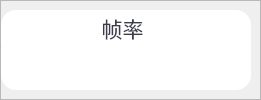
                 <widget class="QFrame" name="frame_8">
                  <property name="frameShape">
                   <enum>QFrame::Shape::StyledPanel</enum>
                  </property>
                  <property name="frameShadow">
                   <enum>QFrame::Shadow::Raised</enum>
                  </property>
                  <layout class="QHBoxLayout" name="horizontalLayout_24">
                   <property name="spacing">
                    <number>6</number>
                   </property>
                   <property name="leftMargin">
                    <number>0</number>
                   </property>
                   <property name="topMargin">
                    <number>9</number>
                   </property>
                   <property name="rightMargin">
                    <number>9</number>
                   </property>
                   <property name="bottomMargin">
                    <number>9</number>
                   </property>
                   <item>
                    <widget class="QFrame" name="Fps_QF">
                     <property name="minimumSize">
                      <size>
                       <width>250</width>
                       <height>80</height>
                      </size>
                     </property>
                     <property name="maximumSize">
                      <size>
                       <width>250</width>
                       <height>80</height>
                      </size>
                     </property>
                     <property name="toolTipDuration">
                      <number>0</number>
                     </property>
                     <property name="styleSheet">
                      <string notr="true">QFrame#Fps_QF{
color: rgb(255, 255, 255);
border-radius: 15px;
background-color: #ffffff;
}
</string>
                     </property>
                     <property name="frameShape">
                      <enum>QFrame::Shape::StyledPanel</enum>
                     </property>
                     <property name="frameShadow">
                      <enum>QFrame::Shadow::Raised</enum>
                     </property>
                     <layout class="QVBoxLayout" name="verticalLayout_11" stretch="0,2,1">
                      <property name="spacing">
                       <number>0</number>
                      </property>
                      <property name="leftMargin">
                       <number>0</number>
                      </property>
                      <property name="topMargin">
                       <number>0</number>
                      </property>
                      <property name="rightMargin">
                       <number>0</number>
                      </property>
                      <property name="bottomMargin">
                       <number>0</number>
                      </property>
                      <item>
                       <widget class="QFrame" name="Fps_top">
                        <property name="styleSheet">
                         <string notr="true">border:none</string>
                        </property>
                        <property name="frameShape">
                         <enum>QFrame::Shape::StyledPanel</enum>
                        </property>
                        <property name="frameShadow">
                         <enum>QFrame::Shadow::Raised</enum>
                        </property>
                        <layout class="QHBoxLayout" name="horizontalLayout_10">
                         <property name="spacing">
                          <number>0</number>
                         </property>
                         <property name="leftMargin">
                          <number>0</number>
                         </property>
                         <property name="topMargin">
                          <number>3</number>
                         </property>
                         <property name="rightMargin">
                          <number>7</number>
                         </property>
                         <property name="bottomMargin">
                          <number>3</number>
                         </property>
                         <item>
                          <widget class="QLabel" name="label_7">
                           <property name="maximumSize">
                            <size>
                             <width>16777215</width>
                             <height>30</height>
                            </size>
                           </property>
                           <property name="font">
                            <font>
                             <family>华文中宋</family>
                             <pointsize>16</pointsize>
                             <italic>false</italic>
                             <bold>false</bold>
                            </font>
                           </property>
                           <property name="styleSheet">
                            <string notr="true">color: #3b3c50;
text-align:center;
font: 16pt &quot;华文中宋&quot;;</string>
                           </property>
                           <property name="midLineWidth">
                            <number>-1</number>
                           </property>
                           <property name="text">
                            <string>帧率</string>
                           </property>
                           <property name="alignment">
                            <set>Qt::AlignmentFlag::AlignCenter</set>
                           </property>
                           <property name="wordWrap">
                            <bool>false</bool>
                           </property>
                           <property name="indent">
                            <number>0</number>
                           </property>
                          </widget>
                         </item>
                        </layout>
                       </widget>
                      </item>
                      <item>
                       <widget class="Line" name="line_4">
                        <property name="maximumSize">
                         <size>
                          <width>16777215</width>
                          <height>1</height>
                         </size>
                        </property>
                        <property name="styleSheet">
                         <string notr="true">background-color: rgba(255, 255, 255, 89);</string>
                        </property>
                        <property name="orientation">
                         <enum>Qt::Orientation::Horizontal</enum>
                        </property>
                       </widget>
                      </item>
                      <item>
                       <widget class="QFrame" name="Fps_bottom">
                        <property name="styleSheet">
                         <string notr="true">border:none</string>
                        </property>
                        <property name="frameShape">
                         <enum>QFrame::Shape::StyledPanel</enum>
                        </property>
                        <property name="frameShadow">
                         <enum>QFrame::Shadow::Raised</enum>
                        </property>
                        <layout class="QVBoxLayout" name="verticalLayout_12">
                         <property name="spacing">
                          <number>0</number>
                         </property>
                         <property name="leftMargin">
                          <number>0</number>
                         </property>
                         <property name="topMargin">
                          <number>6</number>
                         </property>
                         <property name="rightMargin">
                          <number>0</number>
                         </property>
                         <property name="bottomMargin">
                          <number>6</number>
                         </property>
                         <item alignment="Qt::AlignmentFlag::AlignHCenter|Qt::AlignmentFlag::AlignVCenter">
                          <widget class="QLabel" name="fps_label">
                           <property name="minimumSize">
                            <size>
                             <width>0</width>
                             <height>30</height>
                            </size>
                           </property>
                           <property name="maximumSize">
                            <size>
                             <width>16777215</width>
                             <height>30</height>
                            </size>
                           </property>
                           <property name="font">
                            <font>
                             <family>Arial</family>
                             <pointsize>18</pointsize>
                             <italic>false</italic>
                             <bold>true</bold>
                             <underline>false</underline>
                            </font>
                           </property>
                           <property name="styleSheet">
                            <string notr="true">color: #004097;
font: 700 18pt &quot;Arial&quot;;
</string>
                           </property>
                           <property name="text">
                            <string/>
                           </property>
                           <property name="alignment">
                            <set>Qt::AlignmentFlag::AlignCenter</set>
                           </property>
                          </widget>
                         </item>
                        </layout>
                       </widget>
                      </item>
                     </layout>
                    </widget>
                   </item>
                  </layout>
                 </widget>
